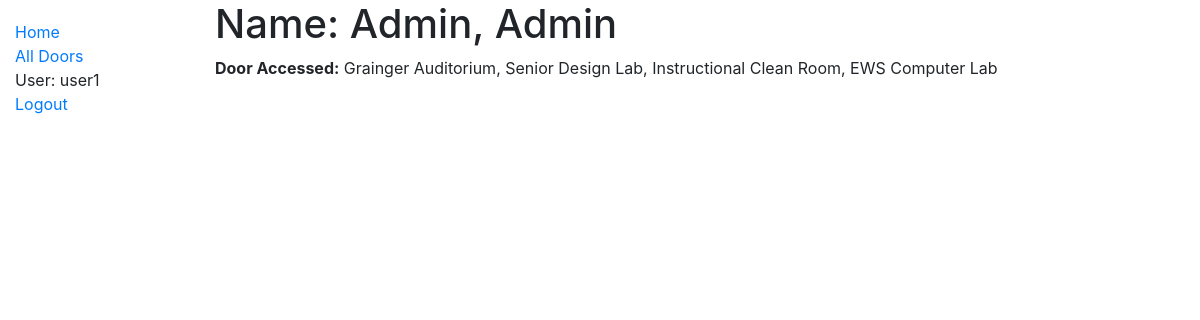
Screenshot of /catalog/user/1 (signed in) with the database file from the repository.
### accounts/models.py (models this page shows, shortened)
class User(AbstractUser):
    username_validator = UnicodeUsernameValidator()
    username = models.CharField(max_length=150, unique=True, help_text='Required. 150 characters or fewer. Letters, digits and @/./+/-/_ only.', validators=[username_validator], error_messages={'unique': "A user with that username already exists.",},)
    first_name = models.CharField(max_length=150)
    last_name = models.CharField(max_length=150)
    email = models.EmailField(max_length=75, blank=True)
    created_at = models.DateTimeField(auto_now_add=True)
    updated_at = models.DateTimeField(auto_now=True)
    is_active = models.BooleanField(default=True)
    user_public_key = models.CharField(max_length=256, default='0')
    doors = models.ManyToManyField('catalog.Door', related_name='assigned_doors', null=True, blank=True)
    EMAIL_FIELD = 'email'
    USERNAME_FIELD = 'username'
    REQUIRED_FIELDS = ['email']
    class Meta:
        ordering = ['last_name', 'first_name']

### catalog/models.py (models this page shows, shortened)
class Door(models.Model):
    door_name = models.CharField(max_length=100)
    location = models.CharField(max_length=100)
    door_public_key = models.CharField(max_length=256, default='0')
    def __str__(self):
        return self.door_name

### catalog/views.py (the view)
# urls.py: path('user/<int:pk>', views.UserDetailView.as_view(), name='user-detail'),
class UserDetailView(LoginRequiredMixin, generic.DetailView):
    model = User
    template_name = 'catalog/user_detail.html'
    context_object_name = 'user_accessed'

### catalog/templates/catalog/user_detail.html
{% extends "base_generic.html" %}
{% block content %}
    <h1>Name: {{ user_accessed.last_name }}, {{ user_accessed.first_name }}</h1>
    <p>
        <strong>Door Accessed:</strong>
        {% for door in user_accessed.doors.all %}
            {{ door }}{% if not forloop.last %}, {% endif %}
        {% endfor %}
    </p>
{% endblock %}

### catalog/templates/base_generic.html (shortened to what this page needs)
<!DOCTYPE html>
<html lang="en">
<head>
    <link rel="stylesheet" href="https://stackpath.bootstrapcdn.com/bootstrap/4.1.3/css/bootstrap.min.css"
>
    {% load static %}
    <link rel="stylesheet" href="{% static 'css/styles.css' %}">
</head>
<body>
<div class="container-fluid">
    <div class="row">
        <div class="col-sm-2">
            {% block sidebar %}
                <ul class="sidebar-nav">
                    <li><a href="{% url 'index' %}">Home</a></li>
                    <li><a href="{% url 'doors' %}">All Doors</a></li>
                    {% if user.is_authenticated %}
                        <li>User: {{ user.get_username }}</li>
                        <li><a href="{% url 'logout' %}?next={{ request.path }}">Logout</a></li>
                    {% else %}
                        <li><a href="{% url 'login' %}?next={{ request.path }}">Login</a></li>
                    {% endif %}
                </ul>
            {% endblock %}
        </div>
        <div class="col-sm-10 ">{% block content %}{% endblock %}
        </div>
    </div>
</body>
</html>

### catalog/static/css/styles.css (style rules this page uses)
.sidebar-nav { margin-top: 20px; padding: 0; list-style: none; }

### rows the page displays
User: get_username "user1"
User: last_name "Admin", first_name "Admin"
Door: door_name "Grainger Auditorium"
Door: door_name "Senior Design Lab"
Door: door_name "Instructional Clean Room"
Door: door_name "EWS Computer Lab"
